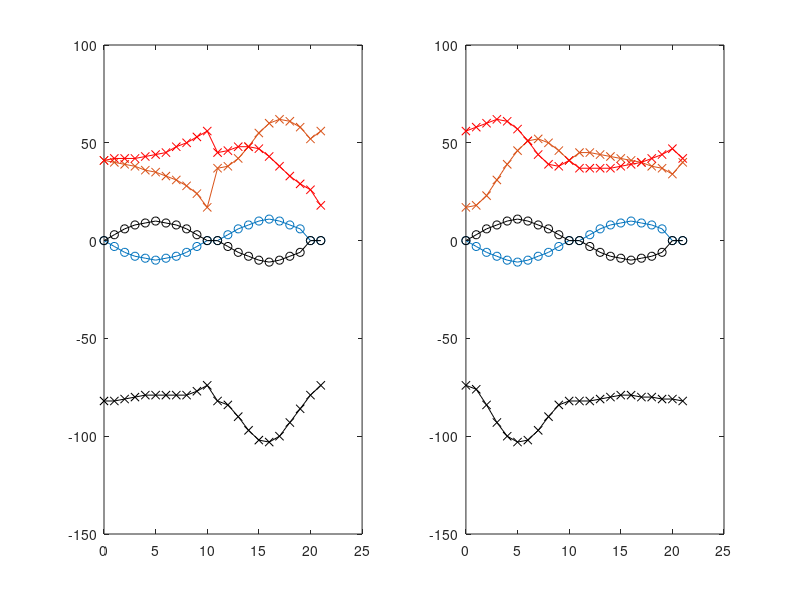

Recreate this plot in MATLAB.
T = importdata('Smooth_Turn.txt'); 
t=0:1:21;
t1 = T(:,1);
t2 = T(:,2);
t3 = T(:,3);
t4 = T(:,4);
t5 = T(:,5);
t6 = T(:,6);
t7 = T(:,7);
t8 = T(:,8);
t9 = T(:,9);
t10 = T(:,10);

subplot(1,2,1);
plot(t,t1,'-o');
hold on;
plot(t,t2,'-x');
hold on;
plot(t,t3,'-kx');
hold on;
plot(t,t4,'-rx');
hold on;
plot(t,t5,'-ko');
hold on;
subplot(1,2,2);
plot(t,t6,'-o');
hold on;
plot(t,t7,'-x');
hold on;
plot(t,t8,'-kx');
hold on;
plot(t,t9,'-rx');
hold on;
plot(t,t10,'-ko');
hold on;